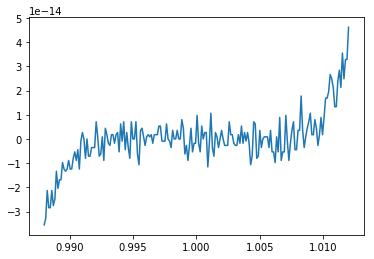

The Python source for this figure:
import matplotlib.pyplot as plt
x = np.linspace(0.988, 1.012, 200)

y = x**7 - 7*x**6 + 21*x**5 - 35*x**4 + 35*x**3 - 21*x**2 + 7*x - 1

plt.plot(x,y)
plt.show()
